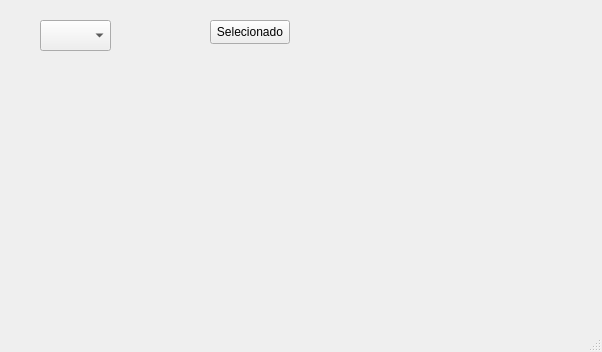
<?xml version="1.0" encoding="UTF-8"?>
<ui version="4.0">
 <class>MainWindow</class>
 <widget class="QMainWindow" name="MainWindow">
  <property name="geometry">
   <rect>
    <x>0</x>
    <y>0</y>
    <width>602</width>
    <height>352</height>
   </rect>
  </property>
  <property name="windowTitle">
   <string>MainWindow</string>
  </property>
  <widget class="QWidget" name="centralwidget">
   <widget class="QComboBox" name="comboBox">
    <property name="geometry">
     <rect>
      <x>40</x>
      <y>20</y>
      <width>71</width>
      <height>31</height>
     </rect>
    </property>
   </widget>
   <widget class="QPushButton" name="pushButton">
    <property name="geometry">
     <rect>
      <x>210</x>
      <y>20</y>
      <width>80</width>
      <height>24</height>
     </rect>
    </property>
    <property name="text">
     <string>Selecionado</string>
    </property>
   </widget>
  </widget>
  <widget class="QMenuBar" name="menubar">
   <property name="geometry">
    <rect>
     <x>0</x>
     <y>0</y>
     <width>602</width>
     <height>21</height>
    </rect>
   </property>
  </widget>
  <widget class="QStatusBar" name="statusbar"/>
 </widget>
 <resources/>
 <connections/>
</ui>
